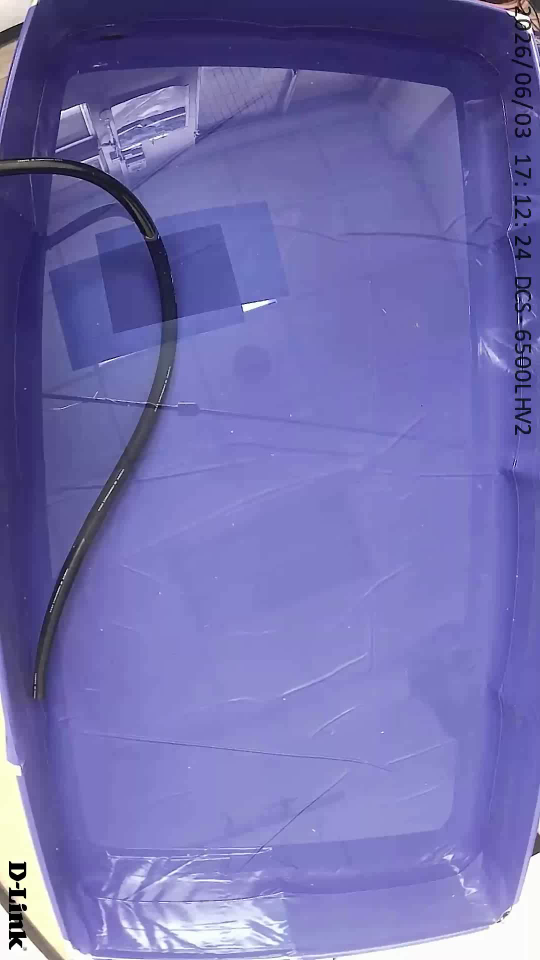
#> input picture frame 0 of robot_eel/recordings/clean_v_20260603_171227.mp4, 1080 x 1920 px, given in place of clean_v_20260608_141203.mp4, which was not available (shown at 1/2 size)
$ python track_video_start_to_wall.py
#> lines starting #> are read from the running program, lines starting #| are printed output that depends on the picture; after the words box and inside, x2 and y2 are one past the last pixel; in counts of white or black regions, pixels touching at a corner belong together; pictures that were not available may be replaced by others from this repository, and a replacement may not be noted
from __future__ import annotations

import argparse
import csv
import json
from dataclasses import dataclass
from pathlib import Path

import cv2
import numpy as np


@dataclass(frozen=True)
class ClipConfig:
    key: str
    video: Path
    wall_seconds: float
    fit_kind: str
    roi: tuple[int, int, int, int] = (80, 620, 940, 1240)
    min_y: float = 1000.0


CLIPS = (
    ClipConfig("turn_left_141203", Path("Release/python_backend/recordings/clean_v_20260608_141203.mp4"), 8.0, "circle"),
    ClipConfig("spin_left_141254", Path("Release/python_backend/recordings/clean_v_20260608_141254.mp4"), 8.0, "circle"),
    ClipConfig(
        "straight_233739",
        Path("Release/python_backend/recordings/clean_v_20260607_233739.mp4"),
        15.0,
        "line",
        roi=(80, 0, 940, 1850),
        min_y=80.0,
    ),
)

# Keep detections inside the real water region. This is not a post-fit corner classifier;
# it prevents wall labels, tank rim, timestamp, and D-Link overlays from becoming candidates.
FRAME_X_MIN = 125
FRAME_X_MAX_PAD = 90
FRAME_Y_TOP_PAD = 70
FRAME_Y_BOTTOM_PAD = 135
ROI_EDGE_PAD = 18
MAX_STEP_PX = 180.0
SOFT_MAX_STEP_PX = 95.0


def parse_args():
    parser = argparse.ArgumentParser(description="Track video center points from start to wall contact.")
    parser.add_argument("--out-dir", type=Path, default=Path("outputs/video_start_to_wall"))
    return parser.parse_args()


def valid_frame_bounds(frame_shape, clip: ClipConfig) -> tuple[float, float, float, float]:
    h, w = frame_shape[:2]
    x0, y0, rw, rh = clip.roi
    left = max(float(FRAME_X_MIN), float(x0 + ROI_EDGE_PAD))
    right = min(float(w - FRAME_X_MAX_PAD), float(x0 + rw - ROI_EDGE_PAD))
    top = max(float(clip.min_y), float(y0 + FRAME_Y_TOP_PAD))
    bottom = min(float(h - FRAME_Y_BOTTOM_PAD), float(y0 + rh - ROI_EDGE_PAD))
    return left, top, right, bottom


def inside_bounds(gx: float, gy: float, bounds: tuple[float, float, float, float]) -> bool:
    left, top, right, bottom = bounds
    return left <= gx <= right and top <= gy <= bottom


def component_quality(area: int, width: int, height: int) -> float | None:
    if area < 70 or area > 6500:
        return None
    if width < 5 or height < 5:
        return None
    aspect = max(width / max(height, 1), height / max(width, 1))
    if aspect > 10.0:
        return None
    fill_ratio = area / max(width * height, 1)
    if fill_ratio < 0.10 or fill_ratio > 0.92:
        return None
    return float(area) * (1.0 + 0.25 * min(aspect, 4.0))


def continuity_score(gx: float, gy: float, area: int, quality: float, prev) -> float:
    if prev is None:
        # Start from the lower-middle water region, not the side overlays.
        return quality - 0.35 * abs(gx - 560.0) - 0.18 * abs(gy - 1320.0)
    dist = float(np.hypot(gx - prev[0], gy - prev[1]))
    if dist > MAX_STEP_PX:
        return -1e9
    jump_penalty = 3.0 * max(0.0, dist - SOFT_MAX_STEP_PX)
    return quality + 0.018 * area - 2.15 * dist - jump_penalty


def build_turn_mask(crop: np.ndarray, roi_top: int) -> np.ndarray:
    hsv = cv2.cvtColor(crop, cv2.COLOR_BGR2HSV)
    blue, green, red = cv2.split(crop)
    saturation = hsv[:, :, 1]
    value = hsv[:, :, 2]

    # White/gray eel body plus dark marker/holes, but reject overexposed glare and blue tank.
    nonblue = (blue.astype(np.int16) - red.astype(np.int16) < 42) & (blue.astype(np.int16) - green.astype(np.int16) < 42)
    body = (saturation < 88) & (value > 45) & (value < 248) & nonblue
    dark_marker = (value < 92) & nonblue
    mask = ((body | dark_marker).astype(np.uint8)) * 255

    # The top strip of each ROI is usually glare/tank edge, not the eel.
    mask[: max(70, min(130, 1040 - roi_top)), :] = 0
    kernel3 = np.ones((3, 3), np.uint8)
    kernel5 = np.ones((5, 5), np.uint8)
    mask = cv2.morphologyEx(mask, cv2.MORPH_OPEN, kernel3)
    mask = cv2.morphologyEx(mask, cv2.MORPH_CLOSE, kernel5)
    return mask


def detect_points(clip: ClipConfig, root: Path) -> list[tuple[float, float, float, int]]:
    if clip.key == "straight_233739":
        return detect_dark_marker_points(clip, root)

    video_path = root / clip.video
    cap = cv2.VideoCapture(str(video_path))
    fps = cap.get(cv2.CAP_PROP_FPS) or 15.0
    roi = clip.roi
    raw = []
    prev = None
    sample_step = max(1, int(round(fps / 5)))

    for frame_idx in range(0, int(clip.wall_seconds * fps) + 1, sample_step):
        cap.set(cv2.CAP_PROP_POS_FRAMES, frame_idx)
        ok, frame = cap.read()
        if not ok:
            break
        bounds = valid_frame_bounds(frame.shape, clip)
        x0, y0, w, h = roi
        crop = frame[y0 : y0 + h, x0 : x0 + w]
        mask = build_turn_mask(crop, y0)

        count, _, stats, centroids = cv2.connectedComponentsWithStats(mask, 8)
        candidates = []
        for i in range(1, count):
            area = int(stats[i, cv2.CC_STAT_AREA])
            bx = int(stats[i, cv2.CC_STAT_LEFT])
            by = int(stats[i, cv2.CC_STAT_TOP])
            bw = int(stats[i, cv2.CC_STAT_WIDTH])
            bh = int(stats[i, cv2.CC_STAT_HEIGHT])
            quality = component_quality(area, bw, bh)
            if quality is None:
                continue
            if bx <= ROI_EDGE_PAD or by <= ROI_EDGE_PAD or bx + bw >= w - ROI_EDGE_PAD or by + bh >= h - ROI_EDGE_PAD:
                continue
            cx, cy = centroids[i]
            gx, gy = float(x0 + cx), float(y0 + cy)
            if not inside_bounds(gx, gy, bounds):
                continue
            score = continuity_score(gx, gy, area, quality, prev)
            if score <= -1e8:
                continue
            candidates.append((float(score), gx, gy, area))
        if candidates:
            candidates.sort(reverse=True)
            _, gx, gy, area = candidates[0]
            prev = (gx, gy)
            raw.append((float(frame_idx / fps), gx, gy, area))
#> this loop made 16 passes
#> count on passes 1 to 8: 22, 21, 19, 19, 19, 18, 20, 20
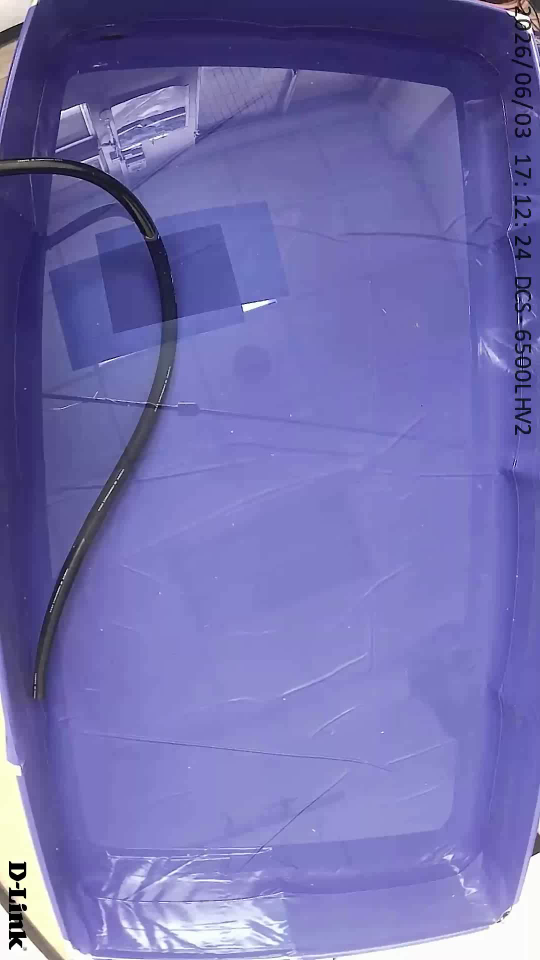
#> input picture frame 0 of robot_eel/recordings/clean_v_20260603_171227.mp4, 1080 x 1920 px, given in place of clean_v_20260608_141203.mp4, which was not available (shown at 1/2 size)
#> pass 1, in detect_points, `crop = frame[y0 : y0 + h, x0 : x0 + w]`:
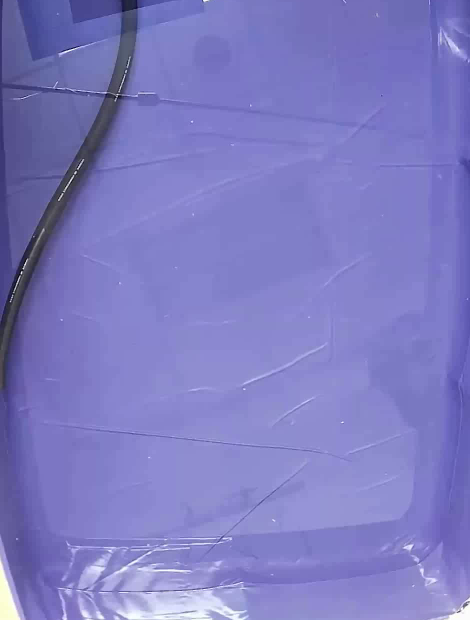
#> crop: shape (1240, 940, 3) (shown at 1/2 size); mean B, G, R 193.6, 123.5, 126
#> pass 1, in build_turn_mask, `blue, green, red = cv2.split(crop)`:
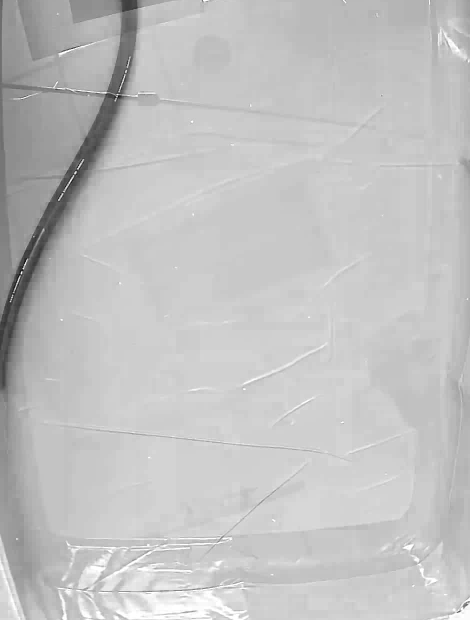
#> blue: shape (1240, 940) (shown at 1/2 size); min 0, max 255, mean 193.6
#> pass 1, in build_turn_mask, `blue, green, red = cv2.split(crop)`:
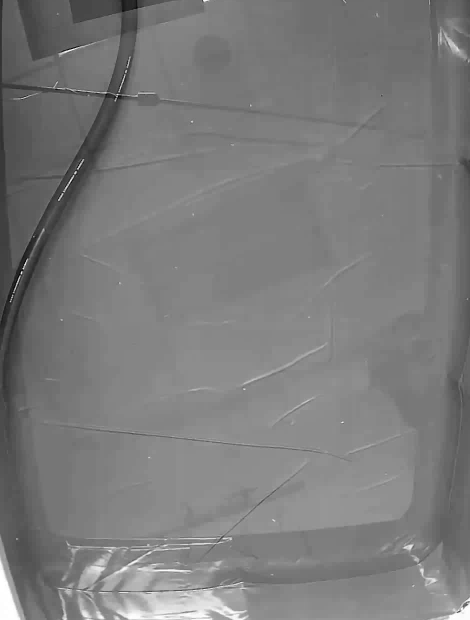
#> green: shape (1240, 940) (shown at 1/2 size); min 0, max 255, mean 123.5
#> after the loop:
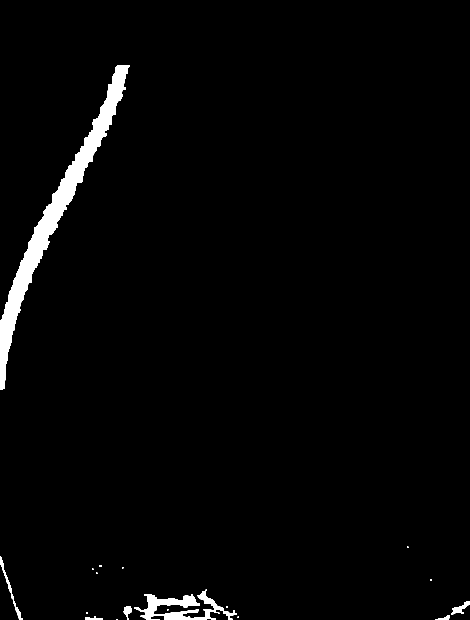
#> mask: shape (1240, 940) (shown at 1/2 size); 2.3% white; 18 white regions (10 under 20 px), largest, box (x1, y1, x2, y2) and area: (0, 130, 260, 780) 20161, (268, 1179, 474, 1240) 4527, (0, 1112, 46, 1240) 625
#> after the loop, raw = 11 items, first 6: (0.2, 321.8, 1762.1, 70), (0.4, 265.5, 1761.8, 107), (0.6, 265.7, 1760.9, 92), (0.8, 265.7, 1760.9, 92), (1, 265.7, 1760.9, 92), (1.2, 264.2, 1762, 120)
#> (the rest of the program and of its run is left out)
